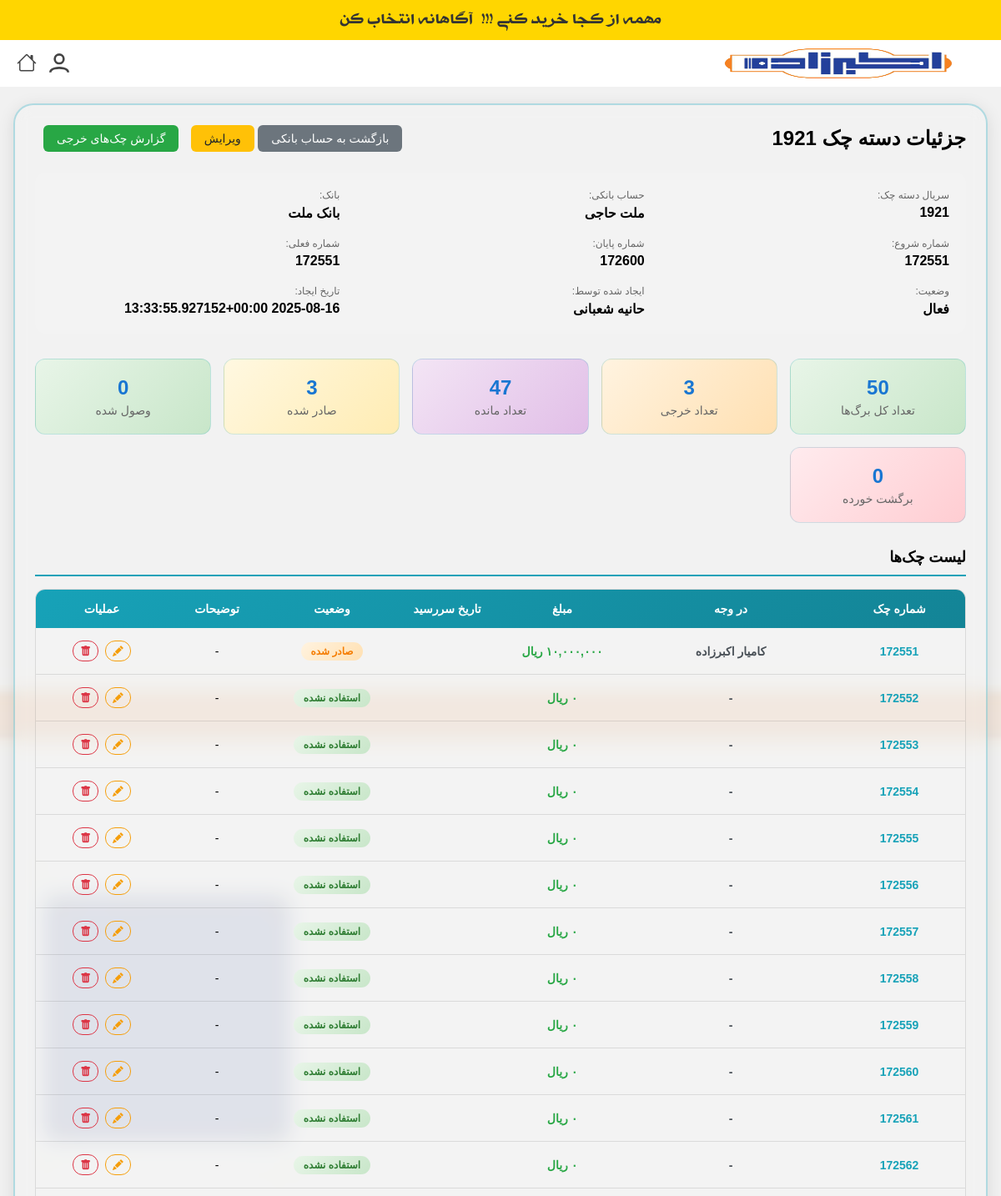
The page /accounting/checkbooks/5/detail/ (signed in, upper part) on the database as committed earlier.
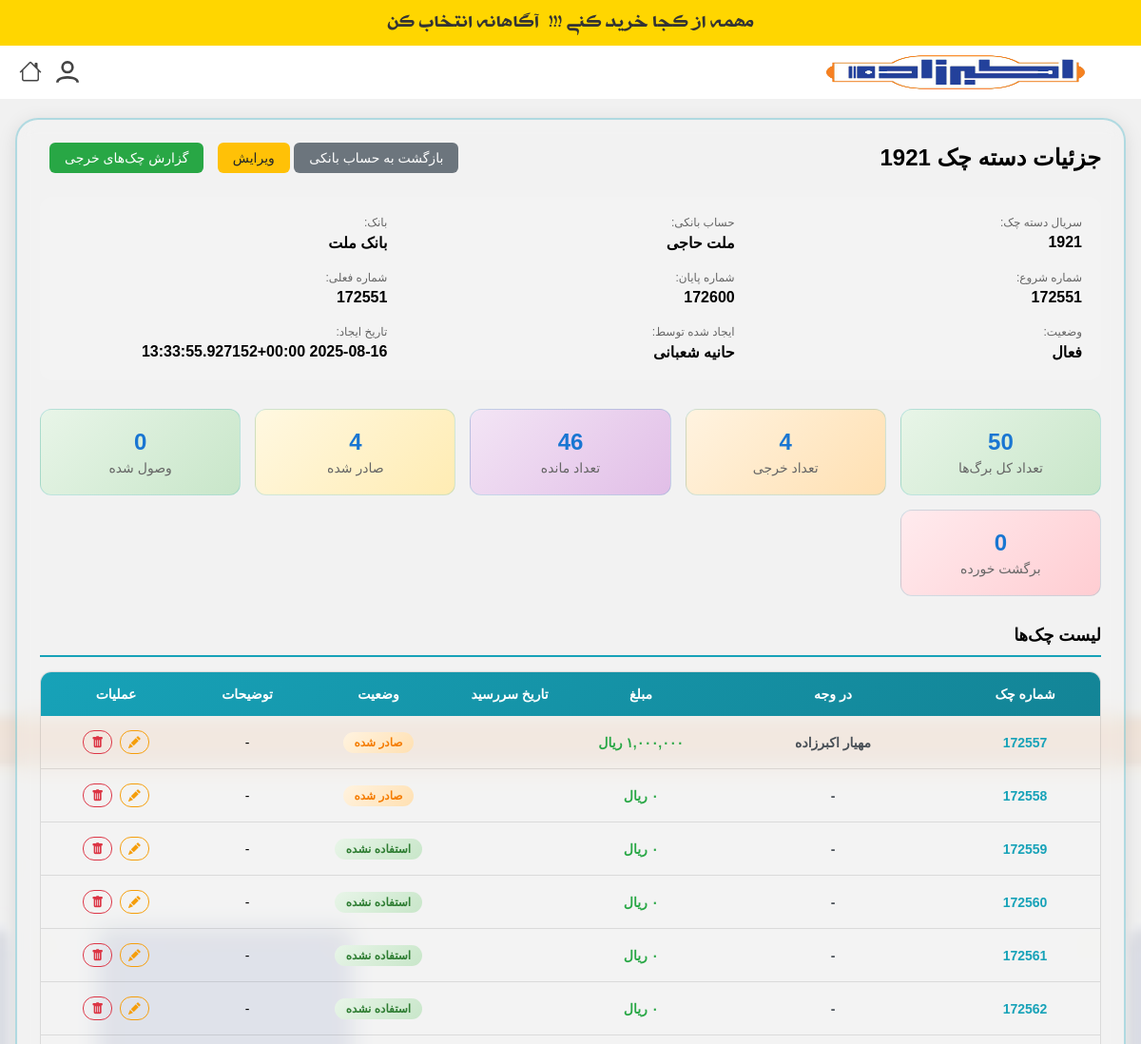
The same page on the database as committed later.
### products/models.py (models this page shows, shortened)
class CheckBook(models.Model):
    bank_account = models.ForeignKey(BankAccount, on_delete=models.PROTECT, related_name='checkbooks', verbose_name="حساب بانکی")
    serial = models.CharField(max_length=50, unique=True, verbose_name="سریال دسته چک")
    start_number = models.IntegerField(verbose_name="شماره شروع")
    end_number = models.IntegerField(verbose_name="شماره پایان")
    current_number = models.IntegerField(verbose_name="شماره فعلی")
    is_active = models.BooleanField(default=True, verbose_name="فعال")
    created_at = models.DateTimeField(auto_now_add=True, verbose_name="تاریخ ایجاد")
    created_by = models.ForeignKey(User, on_delete=models.PROTECT, verbose_name="ایجاد کننده")
    class Meta:
        verbose_name = "دسته چک"
        verbose_name_plural = "دسته چک‌ها"
    @property
    def total_checks(self):
        return self.end_number - self.start_number + 1
    @property
    def used_checks(self):
        return Check.objects.filter(
            checkbook=self,
            status__in=['ISSUED', 'RECEIVED', 'DEPOSITED', 'CLEARED', 'BOUNCED']
        ).count()
    @property
    def remaining_checks(self):
        return self.total_checks - self.used_checks
    @property
    def issued_checks(self):
        return Check.objects.filter(
            checkbook=self,
            status='ISSUED'
        ).count()
    @property
    def cleared_checks(self):
        return Check.objects.filter(
            checkbook=self,
            status='CLEARED'
        ).count()
    @property
    def bounced_checks(self):
        return Check.objects.filter(
            checkbook=self,
            status='BOUNCED'
        ).count()

class Check(models.Model):
    STATUS_CHOICES = [
        ('UNUSED', 'استفاده نشده'),
        ('ISSUED', 'صادر شده'),
        ('RECEIVED', 'دریافت شده'),
        ('DEPOSITED', 'واگذار شده'),
        ('CLEARED', 'وصول شده'),
        ('BOUNCED', 'برگشت خورده'),
        ('VOID', 'باطل شده'),
    ]
    checkbook = models.ForeignKey(CheckBook, null=True, blank=True, on_delete=models.PROTECT, verbose_name="دسته چک (برای چک‌های پرداختی)")
    number = models.CharField(max_length=50, verbose_name="شماره/سریال چک")
    series = models.CharField(max_length=50, blank=True, null=True, verbose_name="سری چک")
    amount = models.DecimalField(max_digits=18, decimal_places=2, verbose_name="مبلغ")
    date = jmodels.jDateField(verbose_name="تاریخ سررسید")
    status = models.CharField(max_length=20, choices=STATUS_CHOICES, default='UNUSED', verbose_name="وضعیت")
    payee = models.CharField(max_length=200, verbose_name="در وجه")
    description = models.TextField(blank=True, verbose_name="توضیحات")
    bank_name = models.CharField(max_length=100, blank=True, null=True, verbose_name="نام بانک")
    bank_branch = models.CharField(max_length=100, blank=True, null=True, verbose_name="شعبه بانک")
    account_number = models.CharField(max_length=50, blank=True, null=True, verbose_name="شماره حساب")
    owner_name = models.CharField(max_length=200, blank=True, null=True, verbose_name="نام صاحب حساب")
    owner_national_id = models.CharField(max_length=10, blank=True, null=True, verbose_name="کدملی صاحب حساب")
    sayadi_id = models.CharField(max_length=16, blank=True, null=True, verbose_name="شناسه صیادی")
    endorsement = models.CharField(max_length=255, blank=True, null=True, verbose_name="پشت نمره")
    created_at = models.DateTimeField(auto_now_add=True, verbose_name="تاریخ ایجاد")
    created_by = models.ForeignKey(User, on_delete=models.PROTECT, verbose_name="ایجاد کننده")
    financial_operation = models.ForeignKey(
        'FinancialOperation',
        on_delete=models.SET_NULL,
        null=True,
        blank=True,
        related_name='issued_checks',
        verbose_name="عملیات مالی صدور"
    )
    class Meta:
        verbose_name = "چک"
        verbose_name_plural = "چک‌ها"
        constraints = [
            models.UniqueConstraint(fields=['checkbook', 'number'], name='unique_issued_check', condition=Q(checkbook__isnull=False))
        ]
        ordering = ['-date', '-created_at']
    @property
    def status_display(self):
        return dict(self.STATUS_CHOICES).get(self.status, self.status)

class BankAccount(models.Model):
    ACCOUNT_TYPES = [
        ('CHECKING', 'جاری'),
        ('SAVINGS', 'پس‌انداز'),
        ('CURRENT', 'قرض‌الحسنه جاری'),
        ('SAVING_QARZ', 'قرض‌الحسنه پس‌انداز'),
    ]
    account = models.OneToOneField(Account, on_delete=models.PROTECT, verbose_name="حساب مرتبط")
    bank = models.ForeignKey(Bank, on_delete=models.PROTECT, verbose_name="بانک")
    account_number = models.CharField(max_length=50, verbose_name="شماره حساب")
    sheba = models.CharField(max_length=26, unique=True, verbose_name="شماره شبا")
    card_number = models.CharField(max_length=25, blank=True, null=True, verbose_name="شماره کارت", help_text="شماره کارت باید دقیقاً 16 رقم باشد")
    has_card_reader = models.BooleanField(default=False, verbose_name="دارای کارت‌خوان")
    card_reader_device_1 = models.ForeignKey(CardReaderDevice, on_delete=models.SET_NULL, null=True, blank=True, verbose_name="دستگاه کارت‌خوان 1", related_name='bank_accounts_1')
    card_reader_device_2 = models.ForeignKey(CardReaderDevice, on_delete=models.SET_NULL, null=True, blank=True, verbose_name="دستگاه کارت‌خوان 2", related_name='bank_accounts_2')
    card_reader_device_3 = models.ForeignKey(CardReaderDevice, on_delete=models.SET_NULL, null=True, blank=True, verbose_name="دستگاه کارت‌خوان 3", related_name='bank_accounts_3')
    card_reader_device_4 = models.ForeignKey(CardReaderDevice, on_delete=models.SET_NULL, null=True, blank=True, verbose_name="دستگاه کارت‌خوان 4", related_name='bank_accounts_4')
    account_type = models.CharField(max_length=20, choices=ACCOUNT_TYPES, verbose_name="نوع حساب")
    title = models.CharField(max_length=200, verbose_name="عنوان حساب")
    initial_balance = models.DecimalField(
        max_digits=18,
        decimal_places=2,
        default=0,
        verbose_name="موجودی اولیه"
    )
    current_balance = models.DecimalField(
        max_digits=18,
        decimal_places=2,
        default=0,
        verbose_name="موجودی فعلی"
    )
    is_active = models.BooleanField(default=True, verbose_name="فعال")
    description = models.TextField(blank=True, verbose_name="توضیحات")
    created_at = models.DateTimeField(auto_now_add=True, verbose_name="تاریخ ایجاد")
    created_by = models.ForeignKey(User, on_delete=models.PROTECT, verbose_name="ایجاد کننده")
    class Meta:
        verbose_name = "حساب بانکی"
        verbose_name_plural = "حساب‌های بانکی"
        unique_together = ['bank', 'account_number']

class Bank(models.Model):
    IRANIAN_BANKS = [
        ('001', 'بانک مرکزی جمهوری اسلامی ایران'),
        ('010', 'بانک ملی ایران'),
        ('011', 'بانک سپه'),
        ('012', 'بانک صادرات ایران'),
        ('013', 'بانک کشاورزی'),
        ('014', 'بانک مسکن'),
        ('015', 'بانک صنعت و معدن'),
        ('016', 'بانک توسعه صادرات ایران'),
        ('017', 'بانک توسعه تعاون'),
        ('018', 'بانک تجارت'),
        ('019', 'بانک ملت'),
        ('020', 'بانک رفاه کارگران'),
        ('021', 'بانک پست بانک ایران'),
        ('022', 'بانک پارسیان'),
        ('023', 'بانک اقتصاد نوین'),
        ('024', 'بانک سینا'),
        ('025', 'بانک سرمایه'),
        ('026', 'بانک سامان'),
        ('027', 'بانک پاسارگاد'),
        ('028', 'بانک کارآفرین'),
        ('029', 'بانک شهر'),
        ('030', 'بانک دی'),
        ('031', 'بانک انصار'),
        ('033', 'بانک آینده'),
        ('034', 'بانک گردشگری'),
        ('035', 'بانک ایران زمین'),
        ('036', 'بانک قوامین'),
        ('037', 'بانک خاورمیانه'),
        ('038', 'بانک کوثر'),
        ('039', 'بانک مهر اقتصاد'),
        ('040', 'بانک حکمت ایرانیان'),
        ('041', 'بانک کارگزاران'),
        ('042', 'بانک رسالت'),
        ('043', 'بانک قرض‌الحسنه مهر ایران'),
        ('044', 'بانک قرض‌الحسنه رسالت'),
        ('045', 'بانک قرض‌الحسنه قوامین'),
        ('047', 'بانک قرض‌الحسنه امام رضا'),
        ('048', 'بانک قرض‌الحسنه نور'),
        ('049', 'بانک قرض‌الحسنه ولیعصر'),
        ('050', 'بانک قرض‌الحسنه عسکریه'),
        ('051', 'بانک قرض‌الحسنه انصار'),
        ('052', 'بانک قرض‌الحسنه رسالت'),
        ('054', 'بانک قرض‌الحسنه قوامین'),
        ('055', 'بانک قرض‌الحسنه امام رضا'),
        ('056', 'بانک قرض‌الحسنه نور'),
        ('057', 'بانک قرض‌الحسنه ولیعصر'),
        ('058', 'بانک قرض‌الحسنه عسکریه'),
        ('059', 'بانک قرض‌الحسنه انصار'),
        ('060', 'بانک قرض‌الحسنه رسالت'),
        ('062', 'بانک قرض‌الحسنه قوامین'),
        ('063', 'بانک قرض‌الحسنه امام رضا'),
        ('064', 'بانک قرض‌الحسنه نور'),
        ('065', 'بانک قرض‌الحسنه ولیعصر'),
        ('066', 'بانک قرض‌الحسنه عسکریه'),
        ('067', 'بانک قرض‌الحسنه انصار'),
        ('068', 'بانک قرض‌الحسنه رسالت'),
        ('070', 'بانک قرض‌الحسنه قوامین'),
        ('071', 'بانک قرض‌الحسنه امام رضا'),
        ('072', 'بانک قرض‌الحسنه نور'),
        ('073', 'بانک قرض‌الحسنه ولیعصر'),
        ('074', 'بانک قرض‌الحسنه عسکریه'),
        ('075', 'بانک قرض‌الحسنه انصار'),
        ('076', 'بانک قرض‌الحسنه رسالت'),
        ('078', 'بانک قرض‌الحسنه قوامین'),
        ('079', 'بانک قرض‌الحسنه امام رضا'),
        ('080', 'بانک قرض‌الحسنه نور'),
        ('081', 'بانک قرض‌الحسنه ولیعصر'),
        ('082', 'بانک قرض‌الحسنه عسکریه'),
        ('083', 'بانک قرض‌الحسنه انصار'),
        ('084', 'بانک قرض‌الحسنه رسالت'),
        ('086', 'بانک قرض‌الحسنه قوامین'),
        ('087', 'بانک قرض‌الحسنه امام رضا'),
        ('088', 'بانک قرض‌الحسنه نور'),
        ('089', 'بانک قرض‌الحسنه ولیعصر'),
        ('090', 'بانک قرض‌الحسنه عسکریه'),
        ('091', 'بانک قرض‌الحسنه انصار'),
        ('092', 'بانک قرض‌الحسنه رسالت'),
        ('094', 'بانک قرض‌الحسنه قوامین'),
        ('095', 'بانک قرض‌الحسنه امام رضا'),
        ('096', 'بانک قرض‌الحسنه نور'),
        ('097', 'بانک قرض‌الحسنه ولیعصر'),
        ('098', 'بانک قرض‌الحسنه عسکریه'),
        ('099', 'بانک قرض‌الحسنه انصار'),
    ]
    name = models.CharField(max_length=100, verbose_name="نام بانک")
    code = models.CharField(max_length=20, unique=True, verbose_name="کد بانک", choices=IRANIAN_BANKS)
    is_active = models.BooleanField(default=True, verbose_name="فعال")
    website = models.URLField(blank=True, null=True, verbose_name="وب‌سایت")
    phone = models.CharField(max_length=20, blank=True, null=True, verbose_name="تلفن")
    address = models.TextField(blank=True, null=True, verbose_name="آدرس")
    class Meta:
        verbose_name = "بانک"
        verbose_name_plural = "بانک‌ها"
        ordering = ['name']

### products/views.py (the view)
# urls.py: path('accounting/checkbooks/<int:checkbook_id>/detail/', views.checkbook_detail_view, name='checkbook_detail'),
@login_required
@group_required('حسابداری')
def checkbook_detail_view(request, checkbook_id):
    from django.shortcuts import get_object_or_404
    from .models import CheckBook, Check
    checkbook = get_object_or_404(CheckBook.objects.select_related(
        'bank_account', 'bank_account__bank', 'created_by'
    ), id=checkbook_id)
    checks = Check.objects.filter(checkbook=checkbook).order_by('number')
    context = {
        'checkbook': checkbook,
        'checks': checks,
        'title': f'جزئیات دسته چک {checkbook.serial}'
    }
    return render(request, 'products/checkbook_detail.html', context)

### products/templates/products/checkbook_detail.html (shortened to what the changed rows need)
{% extends 'products/base.html' %}
{% load custom_filters %}
{% block content %}
<div class="checkbook-detail-container">
  <div class="checkbook-info">
    <div class="info-item">
      <span class="info-label">سریال دسته چک:</span>
      <span class="info-value">{{ checkbook.serial }}</span>
    </div>
    <div class="info-item">
      <span class="info-label">حساب بانکی:</span>
      <span class="info-value">{{ checkbook.bank_account.title }}</span>
    </div>
    <div class="info-item">
      <span class="info-label">بانک:</span>
      <span class="info-value">{{ checkbook.bank_account.bank.name }}</span>
    </div>
    <div class="info-item">
      <span class="info-label">شماره شروع:</span>
      <span class="info-value">{{ checkbook.start_number }}</span>
    </div>
    <div class="info-item">
      <span class="info-label">شماره پایان:</span>
      <span class="info-value">{{ checkbook.end_number }}</span>
    </div>
    <div class="info-item">
      <span class="info-label">شماره فعلی:</span>
      <span class="info-value">{{ checkbook.current_number }}</span>
    </div>
    <div class="info-item">
      <span class="info-label">ایجاد شده توسط:</span>
      <span class="info-value">{{ checkbook.created_by.get_full_name|default:checkbook.created_by.username }}</span>
    </div>
    <div class="info-item">
      <span class="info-label">تاریخ ایجاد:</span>
      <span class="info-value">{{ checkbook.created_at|jalali_date }}</span>
    </div>
  </div>
  <div class="stats-section">
    <div class="stat-card total">
      <div class="stat-number">{{ checkbook.total_checks }}</div>
      <div class="stat-label">تعداد کل برگ‌ها</div>
    </div>
    <div class="stat-card used">
      <div class="stat-number">{{ checkbook.used_checks }}</div>
      <div class="stat-label">تعداد خرجی</div>
    </div>
    <div class="stat-card remaining">
      <div class="stat-number">{{ checkbook.remaining_checks }}</div>
      <div class="stat-label">تعداد مانده</div>
    </div>
    <div class="stat-card issued">
      <div class="stat-number">{{ checkbook.issued_checks }}</div>
      <div class="stat-label">صادر شده</div>
    </div>
    <div class="stat-card cleared">
      <div class="stat-number">{{ checkbook.cleared_checks }}</div>
      <div class="stat-label">وصول شده</div>
    </div>
    <div class="stat-card bounced">
      <div class="stat-number">{{ checkbook.bounced_checks }}</div>
      <div class="stat-label">برگشت خورده</div>
    </div>
  </div>
  <div class="checks-section">
    {% if checks %}
      <div class="checks-table">
        {% for check in checks %}
          <div class="check-row">
            <div class="check-col">
              <span class="check-number">{{ check.number }}</span>
            </div>
            <div class="check-col">
              <span class="check-payee">{{ check.payee|default:"-" }}</span>
            </div>
            <div class="check-col">
              <span class="check-amount">{{ check.amount|persian_number_format }} ریال</span>
            </div>
            <div class="check-col">
              <span class="check-status status-{{ check.status|lower }}">{{ check.status_display }}</span>
            </div>
            <div class="check-col">
              <span class="check-description">{{ check.description|default:"-"|truncatechars:30 }}</span>
            </div>
            <div class="check-col">
              <div class="action-buttons">
                <a href="{% url 'products:issued_check_edit' check.id %}" class="btn btn-sm btn-outline-warning" title="ویرایش">
                    <i class="bi bi-pencil-fill"></i>
                </a>
                <a href="#" onclick="if(confirm('آیا از حذف این چک مطمئن هستید؟')) { document.getElementById('delete-form-{{ check.id }}').submit(); } return false;" class="btn btn-sm btn-outline-danger" title="حذف">
                    <i class="bi bi-trash-fill"></i>
                </a>
              </div>
            </div>
          </div>
        {% endfor %}
      </div>
    {% else %}
      <div class="empty-message">
        <p>هیچ چکی در این دسته چک یافت نشد.</p>
      </div>
    {% endif %}
  </div>
</div>
<link rel="stylesheet" href="https://cdn.jsdelivr.net/npm/bootstrap-icons@1.10.5/font/bootstrap-icons.css">
{% endblock %}

Rows that differ between the two databases and show on the page:
removed Check: number "172551", payee "کامیار اکبرزاده", amount|persian_number_format "۱۰,۰۰۰,۰۰۰", status_display "صادر شده", description "-"
removed Check: number "172552", payee "-", amount|persian_number_format "۰", status_display "استفاده نشده", description "-"
removed Check: number "172553", payee "-", amount|persian_number_format "۰", status_display "استفاده نشده", description "-"
removed Check: number "172554", payee "-", amount|persian_number_format "۰", status_display "استفاده نشده", description "-"
removed Check: number "172555", payee "-", amount|persian_number_format "۰", status_display "استفاده نشده", description "-"
removed Check: number "172556", payee "-", amount|persian_number_format "۰", status_display "استفاده نشده", description "-"
computed for CheckBook "ملت حاجی": used_checks "3" → "4"; remaining_checks "47" → "46"; issued_checks "3" → "4"
changed Check: payee "-" → "مهیار اکبرزاده"; amount|persian_number_format "۰" → "۱,۰۰۰,۰۰۰"; status "UNUSED" → "ISSUED" (drawn); status_display "استفاده نشده" → "صادر شده"
changed Check (number 2 of 6 on the later page): status "UNUSED" → "ISSUED" (drawn); status_display "استفاده نشده" → "صادر شده"
